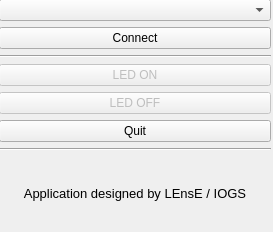
<?xml version="1.0" encoding="UTF-8"?>
<ui version="4.0">
 <class>MainWindow</class>
 <widget class="QMainWindow" name="MainWindow">
  <property name="geometry">
   <rect>
    <x>0</x>
    <y>0</y>
    <width>273</width>
    <height>232</height>
   </rect>
  </property>
  <property name="windowTitle">
   <string>MainWindow</string>
  </property>
  <widget class="QWidget" name="centralwidget">
   <widget class="QWidget" name="verticalLayoutWidget">
    <property name="geometry">
     <rect>
      <x>-1</x>
      <y>-1</y>
      <width>272</width>
      <height>231</height>
     </rect>
    </property>
    <layout class="QVBoxLayout" name="vLayout">
     <item>
      <widget class="QComboBox" name="comPortList"/>
     </item>
     <item>
      <widget class="QPushButton" name="connectBt">
       <property name="text">
        <string>Connect</string>
       </property>
      </widget>
     </item>
     <item>
      <widget class="Line" name="lineH_haute">
       <property name="orientation">
        <enum>Qt::Horizontal</enum>
       </property>
      </widget>
     </item>
     <item>
      <widget class="QPushButton" name="ledOnBt">
       <property name="enabled">
        <bool>false</bool>
       </property>
       <property name="text">
        <string>LED ON</string>
       </property>
       <property name="checkable">
        <bool>false</bool>
       </property>
       <property name="default">
        <bool>false</bool>
       </property>
      </widget>
     </item>
     <item>
      <widget class="QPushButton" name="ledOffBt">
       <property name="enabled">
        <bool>false</bool>
       </property>
       <property name="text">
        <string>LED OFF</string>
       </property>
      </widget>
     </item>
     <item>
      <widget class="QPushButton" name="appQuitBt">
       <property name="text">
        <string>Quit</string>
       </property>
      </widget>
     </item>
     <item>
      <widget class="Line" name="lineH_bas">
       <property name="orientation">
        <enum>Qt::Horizontal</enum>
       </property>
      </widget>
     </item>
     <item>
      <widget class="QLabel" name="lenseLabel">
       <property name="sizePolicy">
        <sizepolicy hsizetype="Preferred" vsizetype="Preferred">
         <horstretch>0</horstretch>
         <verstretch>0</verstretch>
        </sizepolicy>
       </property>
       <property name="font">
        <font>
         <pointsize>10</pointsize>
        </font>
       </property>
       <property name="cursor">
        <cursorShape>WaitCursor</cursorShape>
       </property>
       <property name="frameShadow">
        <enum>QFrame::Plain</enum>
       </property>
       <property name="text">
        <string>Application designed by LEnsE / IOGS</string>
       </property>
       <property name="scaledContents">
        <bool>false</bool>
       </property>
       <property name="alignment">
        <set>Qt::AlignCenter</set>
       </property>
       <property name="wordWrap">
        <bool>false</bool>
       </property>
      </widget>
     </item>
    </layout>
   </widget>
  </widget>
 </widget>
 <resources/>
 <connections/>
</ui>
